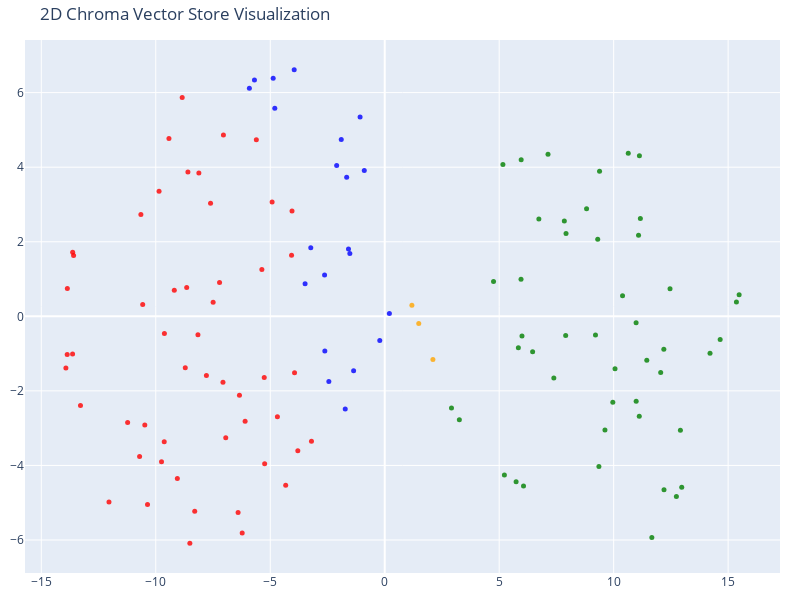

The notebook cell this image was saved under:
### Code cell
# We humans find it easier to visalize things in 2D!
# Reduce the dimensionality of the vectors to 2D using t-SNE
# (t-distributed stochastic neighbor embedding)

tsne = TSNE(n_components=2, random_state=42)
reduced_vectors = tsne.fit_transform(vectors)

# Create the 2D scatter plot
fig = go.Figure(data=[go.Scatter(
    x=reduced_vectors[:, 0],
    y=reduced_vectors[:, 1],
    mode='markers',
    marker=dict(size=5, color=colors, opacity=0.8),
    text=[f"Type: {t}<br>Text: {d[:100]}..." for t, d in zip(doc_types, documents)],
    hoverinfo='text'
)])

fig.update_layout(
    title='2D Chroma Vector Store Visualization',
    scene=dict(xaxis_title='x',yaxis_title='y'),
    width=800,
    height=600,
    margin=dict(r=20, b=10, l=10, t=40)
)

fig.show()

### Figure 1 — Plotly figure (JSON) as saved in the notebook; plotly's stock layout.template omitted (floating-point values rounded to 4 significant figures)
{"data": [{"hoverinfo": "text", "marker": {"color": ["orange", "orange", "orange", "red", "red", "red", "red", "red", "red", "red", "red", "red", "red", "red", "red", "red", "red", "red", "red", "red", "red", "red", "red", "red", "red", "red", "red", "red", "red", "red", "red", "red", "red", "red", "red", "red", "red", "red", "red", "red", "red", "red", "red", "red", "red", "red", "red", "red", "red", "red", "red", "red", "red", "red", "red", "green", "green", "green", "green", "green", "green", "green", "green", "green", "green", "green", "green", "green", "green", "green", "green", "green", "green", "green", "green", "green", "green", "green", "green", "green", "green", "green", "green", "green", "green", "green", "green", "green", "green", "green", "green", "green", "green", "green", "green", "green", "green", "green", "green", "green", "green", "green", "blue", "blue", "blue", "blue", "blue", "blue", "blue", "blue", "blue", "blue", "blue", "blue", "blue", "blue", "blue", "blue", "blue", "blue", "blue", "blue", "blue"], "opacity": 0.8, "size": 5}, "mode": "markers", "text": ["Type: company<br>Text: # About Insurellm\n\nInsurellm was founded by Avery Lancaster in 2015 as an insurance tech startup des...", "Type: company<br>Text: # Careers at Insurellm\n\nInsurellm is hiring! We are looking for talented software engineers, data sc...", "Type: company<br>Text: # Overview of Insurellm\n\nInsurellm is an innovative insurance tech firm with 200 employees across th...", "Type: contracts<br>Text: # Contract with Apex Reinsurance for Rellm: AI-Powered Enterprise Reinsurance Solution\n\n## Terms\n\n1....", "Type: contracts<br>Text: ## Renewal\n\n1. **Automatic Renewal**: This Agreement will automatically renew for successive one-yea...", "Type: contracts<br>Text: 2. **Seamless Integrations**: The architecture of Rellm allows for easy integration with existing sy...", "Type: contracts<br>Text: 1. **Technical Support**: Provider shall offer dedicated technical support to the Client via phone, ...", "Type: contracts<br>Text: **Insurellm, Inc.**  \n_____________________________  \nAuthorized Signature   \nDate: ________________...", "Type: contracts<br>Text: # Contract with Belvedere Insurance for Markellm\n\n## Terms\nThis Contract (\"Agreement\") is made and e...", "Type: contracts<br>Text: ## Renewal\n1. **Renewal Terms**: This Agreement may be renewed for additional one-year terms upon mu...", "Type: contracts<br>Text: ## Features\n1. **AI-Powered Matching**: Belvedere Insurance will benefit from Markellm's AI-powered ...", "Type: contracts<br>Text: ## Support\n1. **Technical Support**: Technical support will be available from 9 AM to 7 PM EST, Mond...", "Type: contracts<br>Text: **Belvedere Insurance**  \nSignature: ______________________  \nName: [Authorized Signatory]  \nTitle: ...", "Type: contracts<br>Text: # Contract with BrightWay Solutions for Markellm\n\n**Contract Date:** October 5, 2023  \n**Contract ID...", "Type: contracts<br>Text: 3. **Service Level Agreement (SLA):**  \n   Insurellm commits to a 99.9% uptime for the platform with...", "Type: contracts<br>Text: 2. **Real-Time Quote Availability:**  \n   Consumers sourced via BrightWay Solutions will receive rea...", "Type: contracts<br>Text: 3. **Training and Onboarding:**  \n   Insurellm agrees to provide one free training session on how to...", "Type: contracts<br>Text: # Contract with EverGuard Insurance for Rellm: AI-Powered Enterprise Reinsurance Solution\n\n**Contrac...", "Type: contracts<br>Text: 4. **Usage Rights**: EverGuard Insurance is granted a non-exclusive, non-transferable license to acc...", "Type: contracts<br>Text: 1. **Core Functionality**: Rellm provides EverGuard Insurance with advanced AI-driven analytics, sea...", "Type: contracts<br>Text: 1. **Customer Support**: Insurellm will provide EverGuard Insurance with 24/7 customer support, incl...", "Type: contracts<br>Text: ---\n\n**Signatures**  \n**For Insurellm**: __________________________  \n**Name**: John Smith  \n**Title...", "Type: contracts<br>Text: # Contract with GreenField Holdings for Markellm\n\n**Effective Date:** November 15, 2023  \n**Contract...", "Type: contracts<br>Text: ## Renewal\n1. **Automatic Renewal**: This contract will automatically renew for sequential one-year ...", "Type: contracts<br>Text: ## Features\n1. **AI-Powered Matching**: Access to advanced algorithms that connect GreenField Holdin...", "Type: contracts<br>Text: ## Support\n1. **Customer Support Access**: The Client will have access to dedicated support through ...", "Type: contracts<br>Text: **Signatures:**  \n_________________________                           _________________________  \n**...", "Type: contracts<br>Text: # Contract with Greenstone Insurance for Homellm\n\n---\n\n## Terms\n\n1. **Parties**: This Contract (\"Agr...", "Type: contracts<br>Text: 4. **Payment Terms**: \n   - The Customer shall pay an amount of $10,000 per month for the Standard T...", "Type: contracts<br>Text: ---\n\n## Features\n\n- **AI-Powered Risk Assessment**: Customer will have access to enhanced risk evalu...", "Type: contracts<br>Text: - **Customer Portal**: A dedicated portal will be provided, allowing the Customer's clients to manag...", "Type: contracts<br>Text: ______________________________  \n[Name], [Title]  \nDate: ______________________\n\n**For Greenstone In...", "Type: contracts<br>Text: # Contract with GreenValley Insurance for Homellm\n\n**Contract Date:** October 6, 2023  \n**Contract N...", "Type: contracts<br>Text: 4. **Confidentiality:** Both parties agree to maintain the confidentiality of proprietary informatio...", "Type: contracts<br>Text: 1. **AI-Powered Risk Assessment:** Access to advanced AI algorithms for real-time risk evaluations.\n...", "Type: contracts<br>Text: 3. **Regular Updates:** Insurellm will offer ongoing updates and enhancements to the Homellm platfor...", "Type: contracts<br>Text: # Contract with Pinnacle Insurance Co. for Homellm\n\n## Terms\nThis contract (\"Contract\") is entered i...", "Type: contracts<br>Text: ## Renewal\n1. **Renewal Terms**: At the end of the initial term, this Contract shall automatically r...", "Type: contracts<br>Text: ## Features\n1. **AI-Powered Risk Assessment**: Utilized for tailored underwriting decisions specific...", "Type: contracts<br>Text: ## Support\n1. **Technical Support**: Insurellm shall provide 24/7 technical support via an email and...", "Type: contracts<br>Text: # Contract with Roadway Insurance Inc. for Carllm\n\n---\n\n## Terms\n\n1. **Agreement Effective Date**: T...", "Type: contracts<br>Text: ---\n\n## Renewal\n\n1. **Automatic Renewal**: This agreement will automatically renew for an additional...", "Type: contracts<br>Text: ---\n\n## Features\n\n1. **Access to Core Features**: Roadway Insurance Inc. will have access to all Pro...", "Type: contracts<br>Text: ---\n\n## Support\n\n1. **Technical Support**: Roadway Insurance Inc. will receive priority technical su...", "Type: contracts<br>Text: # Contract with Stellar Insurance Co. for Rellm\n\n## Terms\nThis contract is made between **Insurellm*...", "Type: contracts<br>Text: ### Termination\nEither party may terminate this agreement with a **30-day written notice**. In the e...", "Type: contracts<br>Text: ## Features\nStellar Insurance Co. will receive access to the following features of the Rellm product...", "Type: contracts<br>Text: ## Support\nInsurellm provides Stellar Insurance Co. with the following support services:\n\n- **24/7 T...", "Type: contracts<br>Text: # Contract with TechDrive Insurance for Carllm\n\n**Contract Date:** October 1, 2024  \n**Contract Dura...", "Type: contracts<br>Text: ## Renewal\n\n1. **Automatic Renewal**: This contract shall automatically renew for additional one-yea...", "Type: contracts<br>Text: ## Support\n\n1. **Customer Support**: Insurellm will provide 24/7 customer support to TechDrive Insur...", "Type: contracts<br>Text: **TechDrive Insurance Representative:**  \nName: Sarah Johnson  \nTitle: Operations Director  \nDate: _...", "Type: contracts<br>Text: # Contract with Velocity Auto Solutions for Carllm\n\n**Contract Date:** October 1, 2023  \n**Contract ...", "Type: contracts<br>Text: ## Renewal\n\n1. **Automatic Renewal**: This contract will automatically renew for successive 12-month...", "Type: contracts<br>Text: ## Support\n\n1. **Customer Support**: Velocity Auto Solutions will have access to Insurellm’s custome...", "Type: employees<br>Text: # HR Record\n\n# Alex Chen\n\n## Summary\n- **Date of Birth:** March 15, 1990  \n- **Job Title:** Backend ...", "Type: employees<br>Text: ## Annual Performance History\n- **2020:**  \n  - Completed onboarding successfully.  \n  - Met expecta...", "Type: employees<br>Text: ## Compensation History\n- **2020:** Base Salary: $80,000  \n- **2021:** Base Salary Increase to $90,0...", "Type: employees<br>Text: Alex Chen continues to be a vital asset at Insurellm, contributing significantly to innovative backe...", "Type: employees<br>Text: # HR Record\n\n# Alex Harper\n\n## Summary\n- **Date of Birth**: March 15, 1993  \n- **Job Title**: Sales ...", "Type: employees<br>Text: ## Annual Performance History  \n- **2021**:  \n  - **Performance Rating**: 4.5/5  \n  - **Key Achievem...", "Type: employees<br>Text: - **2022**:  \n  - **Base Salary**: $65,000 (Promotion to Senior SDR)  \n  - **Bonus**: $13,000 (20% o...", "Type: employees<br>Text: # HR Record\n\n# Alex Thomson\n\n## Summary\n- **Date of Birth:** March 15, 1995  \n- **Job Title:** Sales...", "Type: employees<br>Text: ## Annual Performance History  \n- **2022** - Rated as \"Exceeds Expectations.\" Alex Thomson achieved ...", "Type: employees<br>Text: ## Other HR Notes\n- Alex Thomson is an active member of the Diversity and Inclusion committee at Ins...", "Type: employees<br>Text: # Avery Lancaster\n\n## Summary\n- **Date of Birth**: March 15, 1985  \n- **Job Title**: Co-Founder & Ch...", "Type: employees<br>Text: - **2010 - 2013**: Business Analyst at Edge Analytics  \n  Prior to joining Innovate, Avery worked as...", "Type: employees<br>Text: - **2018**: **Exceeds Expectations**  \n  Under Avery’s pivoted vision, Insurellm launched two new su...", "Type: employees<br>Text: - **2022**: **Satisfactory**  \n  Avery focused on rebuilding team dynamics and addressing employee c...", "Type: employees<br>Text: ## Compensation History\n- **2015**: $150,000 base salary + Significant equity stake  \n- **2016**: $1...", "Type: employees<br>Text: ## Other HR Notes\n- **Professional Development**: Avery has actively participated in leadership trai...", "Type: employees<br>Text: # HR Record\n\n# Emily Carter\n\n## Summary\n- **Date of Birth:** August 12, 1990  \n- **Job Title:** Acco...", "Type: employees<br>Text: - **2017-2019:** Marketing Intern  \n  - Assisted with market research and campaign development for s...", "Type: employees<br>Text: ## Compensation History\n| Year | Base Salary | Bonus         | Total Compensation |\n|------|--------...", "Type: employees<br>Text: Emily Carter exemplifies the kind of talent that drives Insurellm's success and is an invaluable ass...", "Type: employees<br>Text: # HR Record\n\n# Emily Tran\n\n## Summary\n- **Date of Birth:** March 18, 1991  \n- **Job Title:** Digital...", "Type: employees<br>Text: - **January 2017 - May 2018**: Marketing Intern  \n  - Supported the Marketing team by collaborating ...", "Type: employees<br>Text: - **2021**:  \n  - Performance Rating: Meets Expectations  \n  - Key Achievements: Contributed to the ...", "Type: employees<br>Text: - **Professional Development Goals**:  \n  - Emily Tran aims to become a Marketing Manager within the...", "Type: employees<br>Text: # HR Record\n\n# Jordan Blake\n\n## Summary\n- **Date of Birth:** March 15, 1993  \n- **Job Title:** Sales...", "Type: employees<br>Text: ## Annual Performance History\n- **2021:** First year at Insurellm; achieved 90% of monthly targets. ...", "Type: employees<br>Text: ## Other HR Notes\n- Jordan has shown an interest in continuing education, actively participating in ...", "Type: employees<br>Text: # HR Record\n\n# Jordan K. Bishop\n\n## Summary\n- **Date of Birth:** March 15, 1990\n- **Job Title:** Fro...", "Type: employees<br>Text: ## Annual Performance History\n- **2019:** Exceeds Expectations - Continuously delivered high-quality...", "Type: employees<br>Text: ## Compensation History\n- **June 2018:** Starting Salary - $85,000\n- **June 2019:** Salary Increase ...", "Type: employees<br>Text: ## Other HR Notes\n- Jordan K. Bishop has been an integral part of club initiatives, including the In...", "Type: employees<br>Text: # HR Record\n\n# Maxine Thompson\n\n## Summary\n- **Date of Birth:** January 15, 1991  \n- **Job Title:** ...", "Type: employees<br>Text: ## Insurellm Career Progression\n- **January 2017 - October 2018**: **Junior Data Engineer**  \n  * Ma...", "Type: employees<br>Text: ## Annual Performance History\n- **2017**: *Meets Expectations*  \n  Maxine showed potential in her ro...", "Type: employees<br>Text: - **2021**: *Exceeds Expectations*  \n  Maxine spearheaded the transition to a new data warehousing s...", "Type: employees<br>Text: ## Compensation History\n- **2017**: $70,000 (Junior Data Engineer)  \n- **2018**: $75,000 (Junior Dat...", "Type: employees<br>Text: # HR Record\n\n# Oliver Spencer\n\n## Summary\n- **Date of Birth**: May 14, 1990  \n- **Job Title**: Backe...", "Type: employees<br>Text: ## Annual Performance History\n- **2018**: **3/5** - Adaptable team player but still learning to take...", "Type: employees<br>Text: ## Compensation History\n- **March 2018**: Initial salary of $80,000.\n- **July 2019**: Salary increas...", "Type: employees<br>Text: # Samantha Greene\n\n## Summary\n- **Date of Birth:** October 14, 1990\n- **Job Title:** HR Generalist\n-...", "Type: employees<br>Text: ## Annual Performance History\n- **2020:** Exceeds Expectations  \n  Samantha Greene demonstrated exce...", "Type: employees<br>Text: ## Compensation History\n- **2020:** Base Salary - $55,000  \n  The entry-level salary matched industr...", "Type: employees<br>Text: - **2023:** Base Salary - $70,000  \n  Recognized for substantial improvement in employee relations m...", "Type: employees<br>Text: # HR Record\n\n# Samuel Trenton\n\n## Summary\n- **Date of Birth:** April 12, 1989  \n- **Job Title:** Sen...", "Type: employees<br>Text: ## Annual Performance History\n- **2023:** Rating: 4.5/5  \n  *Samuel exceeded expectations, successfu...", "Type: employees<br>Text: ## Compensation History\n- **2023:** Base Salary: $115,000 + Bonus: $15,000  \n  *Annual bonus based o...", "Type: employees<br>Text: - **Engagement in Company Culture:** Regularly participates in team-building events and contributes ...", "Type: products<br>Text: # Product Summary\n\n# Carllm\n\n## Summary\n\nCarllm is an innovative auto insurance product developed by...", "Type: products<br>Text: - **Instant Quoting**: With Carllm, insurance companies can offer near-instant quotes to customers, ...", "Type: products<br>Text: - **Mobile Integration**: Carllm is designed to work seamlessly with mobile applications, providing ...", "Type: products<br>Text: - **Professional Tier**: $2,500/month\n  - For medium-sized companies.\n  - All Basic Tier features pl...", "Type: products<br>Text: ### Q2 2025: Customer Experience Improvements\n- Launch of a new **mobile app** for end-users.\n- Intr...", "Type: products<br>Text: # Product Summary\n\n# Homellm\n\n## Summary\nHomellm is an innovative home insurance product developed b...", "Type: products<br>Text: ### 2. Dynamic Pricing Model\nWith Homellm's innovative dynamic pricing model, insurance providers ca...", "Type: products<br>Text: ### 5. Multi-Channel Integration\nHomellm seamlessly integrates into existing insurance platforms, pr...", "Type: products<br>Text: - **Basic Tier:** Starting at $5,000/month for small insurers with basic integration features.\n- **S...", "Type: products<br>Text: All tiers include a comprehensive training program and ongoing updates to ensure optimal performance...", "Type: products<br>Text: With Homellm, Insurellm is committed to transforming the landscape of home insurance, ensuring both ...", "Type: products<br>Text: # Product Summary\n\n# Markellm\n\n## Summary\n\nMarkellm is an innovative two-sided marketplace designed ...", "Type: products<br>Text: - **User-Friendly Interface**: Designed with user experience in mind, Markellm features an intuitive...", "Type: products<br>Text: - **Customer Support**: Our dedicated support team is always available to assist both consumers and ...", "Type: products<br>Text: ### For Insurance Companies:\n- **Basic Listing Fee**: $199/month for a featured listing on the platf...", "Type: products<br>Text: ### Q3 2025\n- Initiate a comprehensive marketing campaign targeting both consumers and insurers to i...", "Type: products<br>Text: # Product Summary\n\n# Rellm: AI-Powered Enterprise Reinsurance Solution\n\n## Summary\n\nRellm is an inno...", "Type: products<br>Text: ### Seamless Integrations\nRellm's architecture is designed for effortless integration with existing ...", "Type: products<br>Text: ### Regulatory Compliance Tools\nRellm includes built-in compliance tracking features to help organiz...", "Type: products<br>Text: Join the growing number of organizations leveraging Rellm to enhance their reinsurance processes whi...", "Type: products<br>Text: Experience the future of reinsurance with Rellm, where innovation meets reliability. Let Insurellm h..."], "type": "scatter", "x": [2.105, 1.186, 1.486, -5.245, -4.688, -3.939, -7.065, -13.59, -9.857, -13.87, -5.608, -7.788, -10.65, -8.597, -7.608, -7.045, -8.118, -4.326, -3.796, -3.2, -6.405, -6.226, -9.425, -13.63, -4.918, -8.846, -13.63, -9.191, -10.57, -4.069, -8.159, -13.86, -8.65, -7.214, -5.366, -7.495, -9.624, -13.93, -4.049, -8.712, -11.23, -13.29, -12.04, -10.36, -6.944, -6.098, -5.263, -6.346, -10.48, -10.71, -8.299, -8.512, -9.631, -9.749, -9.058, 5.96, 11.45, 10.06, 5.162, 8.816, 10.98, 9.304, 7.845, 10.39, 7.919, 2.916, 5.227, 5.739, 6.062, 11.12, 3.259, 5.953, 12.19, 7.904, 4.752, 5.995, 6.46, 7.386, 5.837, 9.383, 11.09, 11.17, 10.64, 12.46, 10.98, 11.12, 11.67, 12.74, 12.91, 12.97, 12.2, 7.132, 12.05, 9.205, 15.48, 14.21, 14.65, 15.36, 6.732, 9.619, 9.963, 9.356, -0.8923, -1.662, -2.099, -1.899, -1.076, -3.479, -3.23, -2.627, -1.583, -1.524, 0.2039, -4.801, -5.911, -5.69, -4.873, -3.954, -1.725, -2.616, -2.441, -1.359, -0.2165], "y": [-1.161, 0.2992, -0.1897, -3.955, -2.694, -1.511, -1.766, 1.628, 3.356, -1.022, 4.734, -1.587, 2.733, 3.872, 3.032, 4.865, 3.841, -4.535, -3.603, -3.352, -5.259, -5.812, 4.767, -1.012, 3.07, 5.869, 1.72, 0.7004, 0.3196, 1.636, -0.4966, 0.745, 0.7703, 0.9088, 1.258, 0.3801, -0.4579, -1.384, 2.822, -1.381, -2.846, -2.389, -4.978, -5.047, -3.255, -2.813, -1.641, -2.115, -2.913, -3.758, -5.232, -6.087, -3.362, -3.901, -4.353, 4.202, -1.175, -1.405, 4.069, 2.883, -0.1703, 2.065, 2.555, 0.5539, 2.219, -2.46, -4.256, -4.435, -4.552, -2.681, -2.775, 0.9943, -0.8865, -0.517, 0.9357, -0.5277, -0.9503, -1.655, -0.844, 3.891, 2.176, 2.626, 4.374, 0.7397, -2.278, 4.309, -5.931, -4.83, -3.059, -4.584, -4.654, 4.349, -1.504, -0.5012, 0.5753, -0.9932, -0.6229, 0.386, 2.611, -3.047, -2.302, -4.026, 3.912, 3.733, 4.043, 4.739, 5.349, 0.875, 1.838, 1.109, 1.808, 1.685, 0.07279, 5.578, 6.115, 6.336, 6.383, 6.613, -2.485, -0.9324, -1.747, -1.461, -0.652]}], "layout": {"height": 600, "margin": {"b": 10, "l": 10, "r": 20, "t": 40}, "scene": {"xaxis": {"title": {"text": "x"}}, "yaxis": {"title": {"text": "y"}}}, "title": {"text": "2D Chroma Vector Store Visualization"}, "width": 800}}
